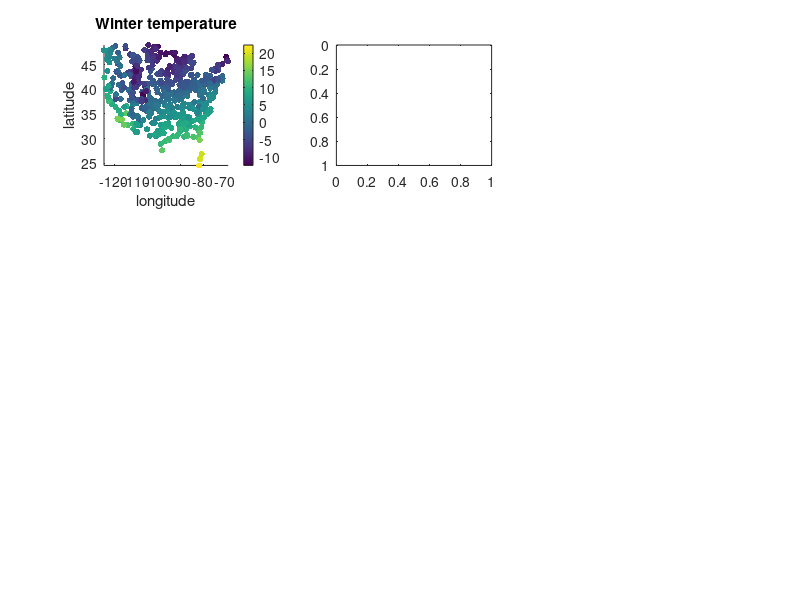

The MATLAB script that drew this image: (Note: this script raises an error after producing the figure.)
%set paths to course files and download UStemp.mat from the homepage
%% load data
load UStemp.mat

%% plot observations
figure(1)
subplot(331)
scatter(X(:,1), X(:,2), 20, Y, 'filled')
axis xy tight; hold off; colorbar
title('Winter temperature'); xlabel('longitude'); ylabel('latitude')

%plot long+lat+elevation (prediction surface + at observations sites)
for i=1:5
  subplot(3, 3, i+1)
  imagesc([min(X_grid(:,1)) max(X_grid(:,1))], ...
    [max(X_grid(:,2)) min(X_grid(:,2))], ...
    reshape(X_grid(:,i),sz_grid), ...
    'alphadata', ~isnan(reshape(X_grid(:,3),sz_grid)))
  hold on
  scatter(X(:,1), X(:,2), 20, X(:,i), ...
    'filled','markeredgecolor','k')
  axis xy tight; hold off; colorbar
  title(names{i})
end
subplot(3, 3, 7)
imagesc([min(X_grid(:,1)) max(X_grid(:,1))], ...
	[max(X_grid(:,2)) min(X_grid(:,2))], ...
	reshape(min(X_grid(:,4),X_grid(:,5)),sz_grid), ...
	'alphadata', ~isnan(reshape(X_grid(:,3),sz_grid)))
hold on
scatter(X(:,1), X(:,2), 20, min(X(:,4),X(:,5)), ...
	'filled','markeredgecolor','k')
axis xy tight; hold off; colorbar
title('distance to any coast')

%% perform a linear regression on latitude and elevation
X_reg = [ones(size(Y,1),1) X(:,2:3)];
[b, bint] = regress(Y, X_reg);

%% use regression to predict at observation sites
Y_pred = X_reg*b;
%at validation sites
Xv_reg = [ones(size(X_valid,1),1) X_valid(:,2:3)];
Yv_pred = Xv_reg*b;
%and at the grid locations. Note that we need to handle the NaN values
%marking water.
I_land = ~any(isnan(X_grid),2);
X_grid_reg = [ones(sum(I_land),1) X_grid(I_land,2:3)];
%extract covariates (elevation) for the prediction locations
Y_grid = nan(sz_grid);
Y_grid(I_land) = X_grid_reg*b;

%% and plot the results
%First plot the gridded reconstructions along with observations
figure(2)
subplot(221)
imagesc([min(X_grid(:,1)) max(X_grid(:,1))], ...
  [max(X_grid(:,2)) min(X_grid(:,2))], Y_grid, ...
  'alphadata', reshape(I_land,sz_grid))
hold on
scatter(X(:,1), X(:,2), 20, Y, ...
  'filled','markeredgecolor','k')
scatter(X_valid(:,1), X_valid(:,2), 20, Y_valid, ...
  'filled','markeredgecolor','r')
axis xy tight; hold off; colorbar
title('Gridded predictions')

%then the gridded reconstructions and predictions
subplot(222)
imagesc([min(X_grid(:,1)) max(X_grid(:,1))], ...
  [max(X_grid(:,2)) min(X_grid(:,2))], Y_grid, ...
  'alphadata', reshape(I_land,sz_grid))
hold on
scatter(X(:,1), X(:,2), 20, Y_pred, ...
  'filled','markeredgecolor','k')
scatter(X_valid(:,1), X_valid(:,2), 20, Yv_pred, ...
  'filled','markeredgecolor','r')
axis xy tight; hold off; colorbar
title('Gridded predictions')

%and residuals
subplot(223)
scatter(X(:,1), X(:,2), 20, Y-Y_pred, ...
  'filled','markeredgecolor','k')
hold on
scatter(X_valid(:,1), X_valid(:,2), 20, Y_valid-Yv_pred, ...
  'filled','markeredgecolor','r')

subplot(224)
plot(Y-Y_pred, '.')
